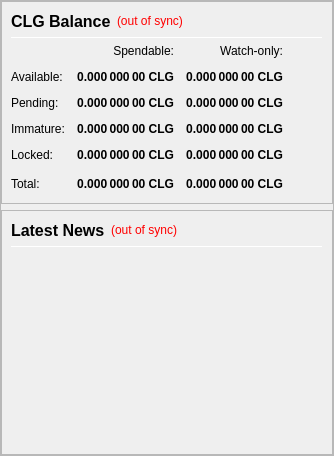
                <widget class="QFrame" name="frameObfuscation">
                 <property name="minimumSize">
                  <size>
                   <width>0</width>
                   <height>0</height>
                  </size>
                 </property>
                 <property name="frameShape">
                  <enum>QFrame::StyledPanel</enum>
                 </property>
                 <property name="frameShadow">
                  <enum>QFrame::Raised</enum>
                 </property>
                 <layout class="QVBoxLayout" name="verticalLayout" stretch="0,0">
                  <property name="leftMargin">
                   <number>0</number>
                  </property>
                  <property name="topMargin">
                   <number>0</number>
                  </property>
                  <property name="rightMargin">
                   <number>0</number>
                  </property>
                  <property name="bottomMargin">
                   <number>0</number>
                  </property>
                  <item>
                   <widget class="QFrame" name="frame_Balances">
                    <property name="frameShape">
                     <enum>QFrame::StyledPanel</enum>
                    </property>
                    <property name="frameShadow">
                     <enum>QFrame::Raised</enum>
                    </property>
                    <layout class="QVBoxLayout" name="verticalLayout_2">
                     <item>
                      <layout class="QHBoxLayout" name="horizontalLayout_4">
                       <item>
                        <widget class="QLabel" name="label_5">
                         <property name="minimumSize">
                          <size>
                           <width>0</width>
                           <height>20</height>
                          </size>
                         </property>
                         <property name="font">
                          <font>
                           <pointsize>12</pointsize>
                           <weight>75</weight>
                           <bold>true</bold>
                          </font>
                         </property>
                         <property name="text">
                          <string>CLG Balance</string>
                         </property>
                        </widget>
                       </item>
                       <item>
                        <widget class="QLabel" name="labelWalletStatus">
                         <property name="cursor">
                          <cursorShape>WhatsThisCursor</cursorShape>
                         </property>
                         <property name="toolTip">
                          <string>The displayed information may be out of date. Your wallet automatically synchronizes with the CLG network after a connection is established, but this process has not completed yet.</string>
                         </property>
                         <property name="styleSheet">
                          <string notr="true">QLabel { color: red; }</string>
                         </property>
                         <property name="text">
                          <string notr="true">(out of sync)</string>
                         </property>
                         <property name="alignment">
                          <set>Qt::AlignLeading|Qt::AlignLeft|Qt::AlignVCenter</set>
                         </property>
                        </widget>
                       </item>
                       <item>
                        <spacer name="horizontalSpacer_Balance_1">
                         <property name="orientation">
                          <enum>Qt::Horizontal</enum>
                         </property>
                         <property name="sizeHint" stdset="0">
                          <size>
                           <width>40</width>
                           <height>20</height>
                          </size>
                         </property>
                        </spacer>
                       </item>
                      </layout>
                     </item>
                     <item>
                      <widget class="Line" name="line_Balance">
                       <property name="minimumSize">
                        <size>
                         <width>0</width>
                         <height>1</height>
                        </size>
                       </property>
                       <property name="maximumSize">
                        <size>
                         <width>16777215</width>
                         <height>1</height>
                        </size>
                       </property>
                       <property name="orientation">
                        <enum>Qt::Horizontal</enum>
                       </property>
                      </widget>
                     </item>
                     <item>
                      <layout class="QGridLayout" name="gridLayout">
                       <property name="spacing">
                        <number>12</number>
                       </property>
                       <item row="0" column="1">
                        <widget class="QLabel" name="labelSpendable">
                         <property name="text">
                          <string>Spendable:</string>
                         </property>
                         <property name="alignment">
                          <set>Qt::AlignRight|Qt::AlignTrailing|Qt::AlignVCenter</set>
                         </property>
                        </widget>
                       </item>
                       <item row="0" column="2">
                        <widget class="QLabel" name="labelWatchonly">
                         <property name="text">
                          <string>Watch-only:</string>
                         </property>
                         <property name="alignment">
                          <set>Qt::AlignRight|Qt::AlignTrailing|Qt::AlignVCenter</set>
                         </property>
                        </widget>
                       </item>
                       <item row="1" column="0">
                        <widget class="QLabel" name="labelBalanceText">
                         <property name="text">
                          <string>Available:</string>
                         </property>
                        </widget>
                       </item>
                       <item row="1" column="1">
                        <widget class="QLabel" name="labelBalance">
                         <property name="font">
                          <font>
                           <weight>75</weight>
                           <bold>true</bold>
                          </font>
                         </property>
                         <property name="cursor">
                          <cursorShape>IBeamCursor</cursorShape>
                         </property>
                         <property name="toolTip">
                          <string>Your current spendable balance</string>
                         </property>
                         <property name="text">
                          <string notr="true">0.000 000 00 CLG</string>
                         </property>
                         <property name="alignment">
                          <set>Qt::AlignRight|Qt::AlignTrailing|Qt::AlignVCenter</set>
                         </property>
                         <property name="textInteractionFlags">
                          <set>Qt::LinksAccessibleByMouse|Qt::TextSelectableByKeyboard|Qt::TextSelectableByMouse</set>
                         </property>
                        </widget>
                       </item>
                       <item row="1" column="2">
                        <widget class="QLabel" name="labelWatchAvailable">
                         <property name="font">
                          <font>
                           <weight>75</weight>
                           <bold>true</bold>
                          </font>
                         </property>
                         <property name="cursor">
                          <cursorShape>IBeamCursor</cursorShape>
                         </property>
                         <property name="toolTip">
                          <string>Your current balance in watch-only addresses</string>
                         </property>
                         <property name="text">
                          <string notr="true">0.000 000 00 CLG</string>
                         </property>
                         <property name="alignment">
                          <set>Qt::AlignRight|Qt::AlignTrailing|Qt::AlignVCenter</set>
                         </property>
                         <property name="textInteractionFlags">
                          <set>Qt::LinksAccessibleByMouse|Qt::TextSelectableByKeyboard|Qt::TextSelectableByMouse</set>
                         </property>
                        </widget>
                       </item>
                       <item row="2" column="0">
                        <widget class="QLabel" name="labelPendingText">
                         <property name="text">
                          <string>Pending:</string>
                         </property>
                        </widget>
                       </item>
                       <item row="2" column="1">
                        <widget class="QLabel" name="labelUnconfirmed">
                         <property name="font">
                          <font>
                           <weight>75</weight>
                           <bold>true</bold>
                          </font>
                         </property>
                         <property name="cursor">
                          <cursorShape>IBeamCursor</cursorShape>
                         </property>
                         <property name="toolTip">
                          <string>Total of transactions that have yet to be confirmed, and do not yet count toward the spendable balance</string>
                         </property>
                         <property name="text">
                          <string notr="true">0.000 000 00 CLG</string>
                         </property>
                         <property name="alignment">
                          <set>Qt::AlignRight|Qt::AlignTrailing|Qt::AlignVCenter</set>
                         </property>
                         <property name="textInteractionFlags">
                          <set>Qt::LinksAccessibleByMouse|Qt::TextSelectableByKeyboard|Qt::TextSelectableByMouse</set>
                         </property>
                        </widget>
                       </item>
                       <item row="2" column="2">
                        <widget class="QLabel" name="labelWatchPending">
                         <property name="font">
                          <font>
                           <weight>75</weight>
                           <bold>true</bold>
                          </font>
                         </property>
                         <property name="cursor">
                          <cursorShape>IBeamCursor</cursorShape>
                         </property>
                         <property name="toolTip">
                          <string>Unconfirmed transactions to watch-only addresses</string>
                         </property>
                         <property name="text">
                          <string notr="true">0.000 000 00 CLG</string>
                         </property>
                         <property name="alignment">
                          <set>Qt::AlignRight|Qt::AlignTrailing|Qt::AlignVCenter</set>
                         </property>
                         <property name="textInteractionFlags">
                          <set>Qt::LinksAccessibleByMouse|Qt::TextSelectableByKeyboard|Qt::TextSelectableByMouse</set>
                         </property>
                        </widget>
                       </item>
                       <item row="3" column="0">
                        <widget class="QLabel" name="labelImmatureText">
                         <property name="text">
                          <string>Immature:</string>
                         </property>
                        </widget>
                       </item>
                       <item row="3" column="1">
                        <widget class="QLabel" name="labelImmature">
                         <property name="font">
                          <font>
                           <weight>75</weight>
                           <bold>true</bold>
                          </font>
                         </property>
                         <property name="cursor">
                          <cursorShape>IBeamCursor</cursorShape>
                         </property>
                         <property name="toolTip">
                          <string>Staked or masternode rewards that has not yet matured</string>
                         </property>
                         <property name="text">
                          <string notr="true">0.000 000 00 CLG</string>
                         </property>
                         <property name="alignment">
                          <set>Qt::AlignRight|Qt::AlignTrailing|Qt::AlignVCenter</set>
                         </property>
                         <property name="textInteractionFlags">
                          <set>Qt::LinksAccessibleByMouse|Qt::TextSelectableByKeyboard|Qt::TextSelectableByMouse</set>
                         </property>
                        </widget>
                       </item>
                       <item row="3" column="2">
                        <widget class="QLabel" name="labelWatchImmature">
                         <property name="font">
                          <font>
                           <weight>75</weight>
                           <bold>true</bold>
                          </font>
                         </property>
                         <property name="cursor">
                          <cursorShape>IBeamCursor</cursorShape>
                         </property>
                         <property name="toolTip">
                          <string>Staked or masternode rewards in watch-only addresses that has not yet matured</string>
                         </property>
                         <property name="text">
                          <string notr="true">0.000 000 00 CLG</string>
                         </property>
                         <property name="alignment">
                          <set>Qt::AlignRight|Qt::AlignTrailing|Qt::AlignVCenter</set>
                         </property>
                         <property name="textInteractionFlags">
                          <set>Qt::LinksAccessibleByMouse|Qt::TextSelectableByKeyboard|Qt::TextSelectableByMouse</set>
                         </property>
                        </widget>
                       </item>
                       <item row="4" column="0">
                        <widget class="QLabel" name="labelLockedBalanceText">
                         <property name="toolTip">
                          <string>Locked CLG or Masternode collaterals.</string>
                         </property>
                         <property name="text">
                          <string>Locked:</string>
                         </property>
                        </widget>
                       </item>
                       <item row="4" column="1">
                        <widget class="QLabel" name="labelLockedBalance">
                         <property name="font">
                          <font>
                           <weight>75</weight>
                           <bold>true</bold>
                          </font>
                         </property>
                         <property name="cursor">
                          <cursorShape>IBeamCursor</cursorShape>
                         </property>
                         <property name="toolTip">
                          <string>Locked CLG or Masternode collaterals</string>
                         </property>
                         <property name="text">
                          <string notr="true">0.000 000 00 CLG</string>
                         </property>
                         <property name="alignment">
                          <set>Qt::AlignRight|Qt::AlignTrailing|Qt::AlignVCenter</set>
                         </property>
                         <property name="textInteractionFlags">
                          <set>Qt::LinksAccessibleByMouse|Qt::TextSelectableByKeyboard|Qt::TextSelectableByMouse</set>
                         </property>
                        </widget>
                       </item>
                       <item row="4" column="2">
                        <widget class="QLabel" name="labelWatchLocked">
                         <property name="font">
                          <font>
                           <weight>75</weight>
                           <bold>true</bold>
                          </font>
                         </property>
                         <property name="cursor">
                          <cursorShape>IBeamCursor</cursorShape>
                         </property>
                         <property name="toolTip">
                          <string>Current locked balance in watch-only addresses</string>
                         </property>
                         <property name="text">
                          <string notr="true">0.000 000 00 CLG</string>
                         </property>
                         <property name="alignment">
                          <set>Qt::AlignRight|Qt::AlignTrailing|Qt::AlignVCenter</set>
                         </property>
                         <property name="textInteractionFlags">
                          <set>Qt::LinksAccessibleByMouse|Qt::TextSelectableByKeyboard|Qt::TextSelectableByMouse</set>
                         </property>
                        </widget>
                       </item>
                       <item row="5" column="0">
                        <widget class="QLabel" name="labelTotalText">
                         <property name="toolTip">
                          <string>Your current CLG balance, unconfirmed and immature transactions included</string>
                         </property>
                         <property name="text">
                          <string>Total:</string>
                         </property>
                        </widget>
                       </item>
                       <item row="5" column="1">
                        <widget class="QLabel" name="labelTotal">
                         <property name="font">
                          <font>
                           <weight>75</weight>
                           <bold>true</bold>
                          </font>
                         </property>
                         <property name="cursor">
                          <cursorShape>IBeamCursor</cursorShape>
                         </property>
                         <property name="toolTip">
                          <string>Your current CLG balance, unconfirmed and immature transactions included</string>
                         </property>
                         <property name="text">
                          <string notr="true">0.000 000 00 CLG</string>
                         </property>
                         <property name="alignment">
                          <set>Qt::AlignRight|Qt::AlignTrailing|Qt::AlignVCenter</set>
                         </property>
                         <property name="textInteractionFlags">
                          <set>Qt::LinksAccessibleByMouse|Qt::TextSelectableByKeyboard|Qt::TextSelectableByMouse</set>
                         </property>
                        </widget>
                       </item>
                       <item row="5" column="2">
                        <widget class="QLabel" name="labelWatchTotal">
                         <property name="font">
                          <font>
                           <weight>75</weight>
                           <bold>true</bold>
                          </font>
                         </property>
                         <property name="cursor">
                          <cursorShape>IBeamCursor</cursorShape>
                         </property>
                         <property name="toolTip">
                          <string>Current total balance in watch-only addresses</string>
                         </property>
                         <property name="text">
                          <string notr="true">0.000 000 00 CLG</string>
                         </property>
                         <property name="alignment">
                          <set>Qt::AlignRight|Qt::AlignTrailing|Qt::AlignVCenter</set>
                         </property>
                         <property name="textInteractionFlags">
                          <set>Qt::LinksAccessibleByMouse|Qt::TextSelectableByKeyboard|Qt::TextSelectableByMouse</set>
                         </property>
                        </widget>
                       </item>
                       <item row="5" column="3">
                        <spacer name="horizontalSpacer_Balance_2">
                         <property name="orientation">
                          <enum>Qt::Horizontal</enum>
                         </property>
                         <property name="sizeHint" stdset="0">
                          <size>
                           <width>40</width>
                           <height>20</height>
                          </size>
                         </property>
                        </spacer>
                       </item>
                      </layout>
                     </item>
                    </layout>
                   </widget>
                  </item>
                  <item>
                   <widget class="QFrame" name="frame_News">
                    <property name="minimumSize">
                     <size>
                      <width>0</width>
                      <height>0</height>
                     </size>
                    </property>
                    <property name="frameShape">
                     <enum>QFrame::StyledPanel</enum>
                    </property>
                    <property name="frameShadow">
                     <enum>QFrame::Raised</enum>
                    </property>
                    <layout class="QVBoxLayout" name="verticalLayout_3" stretch="0,0,0">
                     <item>
                      <layout class="QHBoxLayout" name="horizontalLayout_News">
                       <item>
                        <widget class="QLabel" name="labelNews">
                         <property name="minimumSize">
                          <size>
                           <width>0</width>
                           <height>20</height>
                          </size>
                         </property>
                         <property name="font">
                          <font>
                           <pointsize>12</pointsize>
                           <weight>75</weight>
                           <bold>true</bold>
                          </font>
                         </property>
                         <property name="text">
                          <string>Latest News</string>
                         </property>
                        </widget>
                       </item>
                       <item>
                        <widget class="QLabel" name="labelNewsStatus">
                         <property name="cursor">
                          <cursorShape>WhatsThisCursor</cursorShape>
                         </property>
                         <property name="toolTip">
                          <string>The displayed information may be out of date. Your wallet automatically synchronizes with the SCN network after a connection is established, but this process has not completed yet.</string>
                         </property>
                         <property name="styleSheet">
                          <string notr="true">QLabel { color: red; }</string>
                         </property>
                         <property name="text">
                          <string notr="true">(out of sync)</string>
                         </property>
                         <property name="alignment">
                          <set>Qt::AlignRight|Qt::AlignTrailing|Qt::AlignVCenter</set>
                         </property>
                        </widget>
                       </item>
                       <item>
                        <spacer name="horizontalSpacer_Balance_3">
                         <property name="orientation">
                          <enum>Qt::Horizontal</enum>
                         </property>
                         <property name="sizeHint" stdset="0">
                          <size>
                           <width>40</width>
                           <height>20</height>
                          </size>
                         </property>
                        </spacer>
                       </item>
                      </layout>
                     </item>
                     <item>
                      <widget class="Line" name="line_News">
                       <property name="minimumSize">
                        <size>
                         <width>0</width>
                         <height>1</height>
                        </size>
                       </property>
                       <property name="maximumSize">
                        <size>
                         <width>16777215</width>
                         <height>1</height>
                        </size>
                       </property>
                       <property name="orientation">
                        <enum>Qt::Horizontal</enum>
                       </property>
                      </widget>
                     </item>
                     <item>
                      <widget class="QListWidget" name="listNews">
                       <property name="sizePolicy">
                        <sizepolicy hsizetype="Expanding" vsizetype="Expanding">
                         <horstretch>0</horstretch>
                         <verstretch>0</verstretch>
                        </sizepolicy>
                       </property>
                       <property name="minimumSize">
                        <size>
                         <width>0</width>
                         <height>0</height>
                        </size>
                       </property>
                       <property name="sizeIncrement">
                        <size>
                         <width>0</width>
                         <height>0</height>
                        </size>
                       </property>
                       <property name="styleSheet">
                        <string notr="true">QListView { background: transparent; }</string>
                       </property>
                       <property name="frameShape">
                        <enum>QFrame::NoFrame</enum>
                       </property>
                       <property name="verticalScrollBarPolicy">
                        <enum>Qt::ScrollBarAsNeeded</enum>
                       </property>
                       <property name="horizontalScrollBarPolicy">
                        <enum>Qt::ScrollBarAsNeeded</enum>
                       </property>
                       <property name="selectionMode">
                        <enum>QAbstractItemView::NoSelection</enum>
                       </property>
                       <property name="selectionBehavior">
                        <enum>QAbstractItemView::SelectRows</enum>
                       </property>
                       <property name="verticalScrollMode">
                        <enum>QAbstractItemView::ScrollPerItem</enum>
                       </property>
                      </widget>
                     </item>
                    </layout>
                   </widget>
                  </item>
                 </layout>
                </widget>
